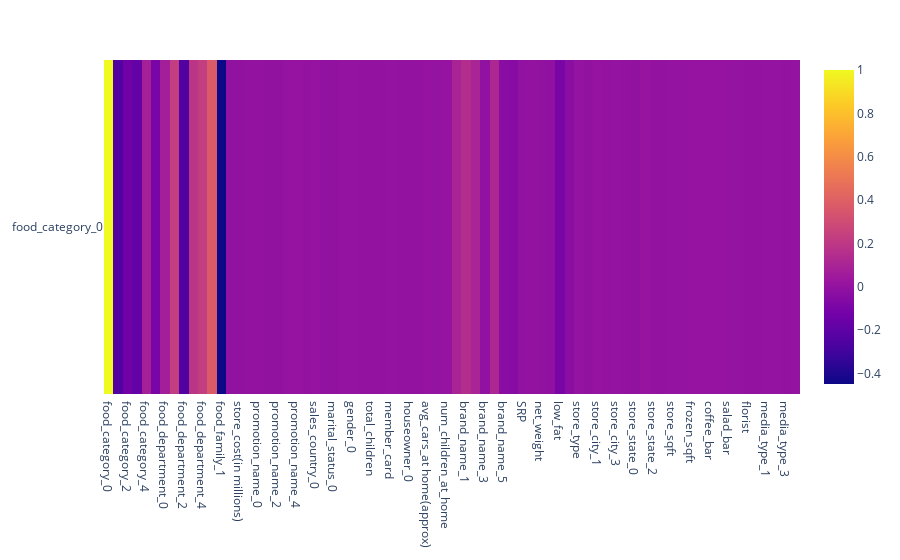

Notebook code cell kept with this figure:
### Code cell
px.imshow(corr.T, aspect="auto")

### Figure 1 — Plotly figure (JSON) as saved in the notebook; plotly's stock layout.template omitted (floating-point values rounded to 4 significant figures)
{"data": [{"coloraxis": "coloraxis", "hovertemplate": "x: %{x}<br>y: %{y}<br>color: %{z}<extra></extra>", "name": "0", "type": "heatmap", "x": ["food_category_0", "food_category_1", "food_category_2", "food_category_3", "food_category_4", "food_category_5", "food_department_0", "food_department_1", "food_department_2", "food_department_3", "food_department_4", "food_family_0", "food_family_1", "store_sales(in millions)", "store_cost(in millions)", "unit_sales(in millions)", "promotion_name_0", "promotion_name_1", "promotion_name_2", "promotion_name_3", "promotion_name_4", "promotion_name_5", "sales_country_0", "sales_country_1", "marital_status_0", "marital_status_1", "gender_0", "gender_1", "total_children", "education", "member_card", "occupation", "houseowner_0", "houseowner_1", "avg_cars_at home(approx)", "avg. yearly_income", "num_children_at_home", "brand_name_0", "brand_name_1", "brand_name_2", "brand_name_3", "brand_name_4", "brand_name_5", "brand_name_6", "SRP", "gross_weight", "net_weight", "recyclable_package", "low_fat", "units_per_case", "store_type", "store_city_0", "store_city_1", "store_city_2", "store_city_3", "store_city_4", "store_state_0", "store_state_1", "store_state_2", "store_state_3", "store_sqft", "grocery_sqft", "frozen_sqft", "meat_sqft", "coffee_bar", "video_store", "salad_bar", "prepared_food", "florist", "media_type_0", "media_type_1", "media_type_2", "media_type_3", "profile_strength"], "xaxis": "x", "y": ["food_category_0"], "yaxis": "y", "z": [[1.0, -0.2439, -0.1394, -0.1747, 0.07995, -0.09493, 0.06997, 0.2319, -0.2472, 0.1859, 0.2319, 0.3704, -0.4492, -0.007194, -0.006189, -0.0009138, -0.0008584, -0.005589, -0.003917, 0.004807, 0.008035, 7.672e-06, 0.006278, -0.007216, -0.003603, 0.003603, 0.002167, -0.002167, 0.0009879, -0.0001624, 0.003831, -0.001996, -0.000102, 0.000102, 0.00558, 0.002421, 0.00576, 0.09662, 0.1466, 0.09958, -0.007908, 0.1136, -0.03893, -0.04552, -0.008015, -0.001667, -0.003318, -0.01431, -0.0991, -0.03156, 0.004654, -0.005446, 0.007735, -0.002209, 0.004969, -0.00121, -0.004369, 0.009831, 0.0009291, 0.0003459, 0.003831, 0.001519, 0.00601, 0.00601, 0.002917, 0.00679, 0.002564, 0.002564, 0.0008495, -0.001612, 0.001987, 0.003483, 0.0008075, 0.002898]]}], "layout": {"coloraxis": {"colorscale": [[0, "#0d0887"], [0.1111, "#46039f"], [0.2222, "#7201a8"], [0.3333, "#9c179e"], [0.4444, "#bd3786"], [0.5556, "#d8576b"], [0.6667, "#ed7953"], [0.7778, "#fb9f3a"], [0.8889, "#fdca26"], [1, "#f0f921"]]}, "margin": {"t": 60}, "xaxis": {"anchor": "y", "domain": [0, 1]}, "yaxis": {"anchor": "x", "autorange": "reversed", "domain": [0, 1]}}}
